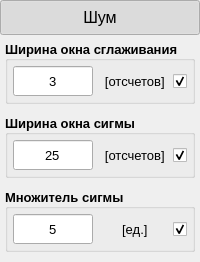
              <widget class="QWidget" name="widget_noise" native="true">
               <property name="enabled">
                <bool>true</bool>
               </property>
               <property name="sizePolicy">
                <sizepolicy hsizetype="Minimum" vsizetype="Fixed">
                 <horstretch>0</horstretch>
                 <verstretch>0</verstretch>
                </sizepolicy>
               </property>
               <property name="minimumSize">
                <size>
                 <width>0</width>
                 <height>0</height>
                </size>
               </property>
               <property name="styleSheet">
                <string notr="true"/>
               </property>
               <layout class="QVBoxLayout" name="layout_noise">
                <property name="spacing">
                 <number>0</number>
                </property>
                <property name="sizeConstraint">
                 <enum>QLayout::SetDefaultConstraint</enum>
                </property>
                <property name="leftMargin">
                 <number>0</number>
                </property>
                <property name="topMargin">
                 <number>0</number>
                </property>
                <property name="rightMargin">
                 <number>0</number>
                </property>
                <property name="bottomMargin">
                 <number>5</number>
                </property>
                <item>
                 <widget class="QWidget" name="widget_noise_header" native="true">
                  <property name="styleSheet">
                   <string notr="true"/>
                  </property>
                  <layout class="QHBoxLayout" name="layout_noise_header">
                   <property name="spacing">
                    <number>0</number>
                   </property>
                   <property name="leftMargin">
                    <number>0</number>
                   </property>
                   <property name="topMargin">
                    <number>0</number>
                   </property>
                   <property name="rightMargin">
                    <number>0</number>
                   </property>
                   <property name="bottomMargin">
                    <number>0</number>
                   </property>
                   <item>
                    <widget class="QPushButton" name="pushButton_noise_header">
                     <property name="sizePolicy">
                      <sizepolicy hsizetype="Minimum" vsizetype="Fixed">
                       <horstretch>0</horstretch>
                       <verstretch>0</verstretch>
                      </sizepolicy>
                     </property>
                     <property name="minimumSize">
                      <size>
                       <width>0</width>
                       <height>35</height>
                      </size>
                     </property>
                     <property name="maximumSize">
                      <size>
                       <width>16777215</width>
                       <height>35</height>
                      </size>
                     </property>
                     <property name="font">
                      <font>
                       <pointsize>12</pointsize>
                      </font>
                     </property>
                     <property name="cursor">
                      <cursorShape>PointingHandCursor</cursorShape>
                     </property>
                     <property name="accessibleDescription">
                      <string/>
                     </property>
                     <property name="layoutDirection">
                      <enum>Qt::LeftToRight</enum>
                     </property>
                     <property name="autoFillBackground">
                      <bool>false</bool>
                     </property>
                     <property name="styleSheet">
                      <string notr="true">QPushButton {
	/* задает иконку */
	background-image: url(:/menu_titles/resource/menu_titles/menu_noise_white_36dp.svg);
} 
</string>
                     </property>
                     <property name="text">
                      <string>Шум</string>
                     </property>
                     <property name="iconSize">
                      <size>
                       <width>0</width>
                       <height>0</height>
                      </size>
                     </property>
                     <property name="checkable">
                      <bool>true</bool>
                     </property>
                     <property name="checked">
                      <bool>true</bool>
                     </property>
                     <property name="autoRepeat">
                      <bool>false</bool>
                     </property>
                     <property name="autoExclusive">
                      <bool>false</bool>
                     </property>
                     <property name="default">
                      <bool>false</bool>
                     </property>
                     <property name="flat">
                      <bool>false</bool>
                     </property>
                    </widget>
                   </item>
                  </layout>
                 </widget>
                </item>
                <item>
                 <widget class="QWidget" name="widget_noise_body" native="true">
                  <property name="enabled">
                   <bool>true</bool>
                  </property>
                  <property name="styleSheet">
                   <string notr="true"/>
                  </property>
                  <layout class="QVBoxLayout" name="layout_noise_body" stretch="0,0,0">
                   <property name="spacing">
                    <number>10</number>
                   </property>
                   <property name="leftMargin">
                    <number>5</number>
                   </property>
                   <property name="topMargin">
                    <number>5</number>
                   </property>
                   <property name="rightMargin">
                    <number>5</number>
                   </property>
                   <property name="bottomMargin">
                    <number>5</number>
                   </property>
                   <item>
                    <widget class="QGroupBox" name="groupBox_smoothing">
                     <property name="minimumSize">
                      <size>
                       <width>0</width>
                       <height>50</height>
                      </size>
                     </property>
                     <property name="maximumSize">
                      <size>
                       <width>16777215</width>
                       <height>16777215</height>
                      </size>
                     </property>
                     <property name="sizeIncrement">
                      <size>
                       <width>0</width>
                       <height>0</height>
                      </size>
                     </property>
                     <property name="baseSize">
                      <size>
                       <width>0</width>
                       <height>0</height>
                      </size>
                     </property>
                     <property name="font">
                      <font>
                       <pointsize>10</pointsize>
                       <weight>75</weight>
                       <bold>true</bold>
                      </font>
                     </property>
                     <property name="cursor">
                      <cursorShape>ArrowCursor</cursorShape>
                     </property>
                     <property name="mouseTracking">
                      <bool>false</bool>
                     </property>
                     <property name="tabletTracking">
                      <bool>false</bool>
                     </property>
                     <property name="styleSheet">
                      <string notr="true"/>
                     </property>
                     <property name="title">
                      <string>Ширина окна сглаживания</string>
                     </property>
                     <property name="alignment">
                      <set>Qt::AlignLeading|Qt::AlignLeft|Qt::AlignVCenter</set>
                     </property>
                     <property name="flat">
                      <bool>true</bool>
                     </property>
                     <property name="checkable">
                      <bool>false</bool>
                     </property>
                     <layout class="QHBoxLayout" name="layout_smoothing">
                      <property name="spacing">
                       <number>0</number>
                      </property>
                      <property name="leftMargin">
                       <number>5</number>
                      </property>
                      <property name="topMargin">
                       <number>5</number>
                      </property>
                      <property name="rightMargin">
                       <number>5</number>
                      </property>
                      <property name="bottomMargin">
                       <number>5</number>
                      </property>
                      <item>
                       <widget class="QLineEdit" name="lineEdit_smoothing">
                        <property name="enabled">
                         <bool>true</bool>
                        </property>
                        <property name="sizePolicy">
                         <sizepolicy hsizetype="Expanding" vsizetype="Fixed">
                          <horstretch>0</horstretch>
                          <verstretch>0</verstretch>
                         </sizepolicy>
                        </property>
                        <property name="minimumSize">
                         <size>
                          <width>80</width>
                          <height>30</height>
                         </size>
                        </property>
                        <property name="maximumSize">
                         <size>
                          <width>80</width>
                          <height>30</height>
                         </size>
                        </property>
                        <property name="font">
                         <font>
                          <pointsize>10</pointsize>
                          <weight>50</weight>
                          <bold>false</bold>
                         </font>
                        </property>
                        <property name="styleSheet">
                         <string notr="true"/>
                        </property>
                        <property name="text">
                         <string notr="true">3</string>
                        </property>
                        <property name="maxLength">
                         <number>10</number>
                        </property>
                        <property name="alignment">
                         <set>Qt::AlignCenter</set>
                        </property>
                        <property name="dragEnabled">
                         <bool>false</bool>
                        </property>
                       </widget>
                      </item>
                      <item>
                       <widget class="QLabel" name="label_text_units_smoothing">
                        <property name="sizePolicy">
                         <sizepolicy hsizetype="Preferred" vsizetype="Preferred">
                          <horstretch>0</horstretch>
                          <verstretch>0</verstretch>
                         </sizepolicy>
                        </property>
                        <property name="minimumSize">
                         <size>
                          <width>0</width>
                          <height>30</height>
                         </size>
                        </property>
                        <property name="font">
                         <font>
                          <pointsize>10</pointsize>
                          <weight>50</weight>
                          <italic>false</italic>
                          <bold>false</bold>
                          <underline>false</underline>
                          <strikeout>false</strikeout>
                          <kerning>true</kerning>
                         </font>
                        </property>
                        <property name="autoFillBackground">
                         <bool>false</bool>
                        </property>
                        <property name="styleSheet">
                         <string notr="true"/>
                        </property>
                        <property name="text">
                         <string> [отсчетов]</string>
                        </property>
                        <property name="alignment">
                         <set>Qt::AlignCenter</set>
                        </property>
                        <property name="wordWrap">
                         <bool>false</bool>
                        </property>
                       </widget>
                      </item>
                      <item>
                       <widget class="QCheckBox" name="checkBox_status_smoothing">
                        <property name="enabled">
                         <bool>true</bool>
                        </property>
                        <property name="sizePolicy">
                         <sizepolicy hsizetype="Fixed" vsizetype="Fixed">
                          <horstretch>0</horstretch>
                          <verstretch>0</verstretch>
                         </sizepolicy>
                        </property>
                        <property name="minimumSize">
                         <size>
                          <width>0</width>
                          <height>30</height>
                         </size>
                        </property>
                        <property name="maximumSize">
                         <size>
                          <width>16777215</width>
                          <height>30</height>
                         </size>
                        </property>
                        <property name="whatsThis">
                         <string/>
                        </property>
                        <property name="accessibleName">
                         <string/>
                        </property>
                        <property name="accessibleDescription">
                         <string/>
                        </property>
                        <property name="styleSheet">
                         <string notr="true"/>
                        </property>
                        <property name="text">
                         <string/>
                        </property>
                        <property name="checked">
                         <bool>true</bool>
                        </property>
                        <property name="tristate">
                         <bool>false</bool>
                        </property>
                       </widget>
                      </item>
                     </layout>
                    </widget>
                   </item>
                   <item>
                    <widget class="QGroupBox" name="groupBox_sigma_window_width">
                     <property name="minimumSize">
                      <size>
                       <width>0</width>
                       <height>50</height>
                      </size>
                     </property>
                     <property name="maximumSize">
                      <size>
                       <width>16777215</width>
                       <height>16777215</height>
                      </size>
                     </property>
                     <property name="sizeIncrement">
                      <size>
                       <width>0</width>
                       <height>0</height>
                      </size>
                     </property>
                     <property name="baseSize">
                      <size>
                       <width>0</width>
                       <height>0</height>
                      </size>
                     </property>
                     <property name="font">
                      <font>
                       <pointsize>10</pointsize>
                       <weight>75</weight>
                       <bold>true</bold>
                      </font>
                     </property>
                     <property name="cursor">
                      <cursorShape>ArrowCursor</cursorShape>
                     </property>
                     <property name="mouseTracking">
                      <bool>false</bool>
                     </property>
                     <property name="tabletTracking">
                      <bool>false</bool>
                     </property>
                     <property name="styleSheet">
                      <string notr="true"/>
                     </property>
                     <property name="title">
                      <string>Ширина окна сигмы</string>
                     </property>
                     <property name="alignment">
                      <set>Qt::AlignLeading|Qt::AlignLeft|Qt::AlignVCenter</set>
                     </property>
                     <property name="flat">
                      <bool>true</bool>
                     </property>
                     <property name="checkable">
                      <bool>false</bool>
                     </property>
                     <layout class="QHBoxLayout" name="layout_sigma_window_width">
                      <property name="spacing">
                       <number>0</number>
                      </property>
                      <property name="leftMargin">
                       <number>5</number>
                      </property>
                      <property name="topMargin">
                       <number>5</number>
                      </property>
                      <property name="rightMargin">
                       <number>5</number>
                      </property>
                      <property name="bottomMargin">
                       <number>5</number>
                      </property>
                      <item>
                       <widget class="QLineEdit" name="lineEdit_smoothing_sigma_window_width">
                        <property name="enabled">
                         <bool>true</bool>
                        </property>
                        <property name="sizePolicy">
                         <sizepolicy hsizetype="Expanding" vsizetype="Fixed">
                          <horstretch>0</horstretch>
                          <verstretch>0</verstretch>
                         </sizepolicy>
                        </property>
                        <property name="minimumSize">
                         <size>
                          <width>80</width>
                          <height>30</height>
                         </size>
                        </property>
                        <property name="maximumSize">
                         <size>
                          <width>80</width>
                          <height>30</height>
                         </size>
                        </property>
                        <property name="font">
                         <font>
                          <pointsize>10</pointsize>
                          <weight>50</weight>
                          <bold>false</bold>
                         </font>
                        </property>
                        <property name="styleSheet">
                         <string notr="true"/>
                        </property>
                        <property name="text">
                         <string notr="true">25</string>
                        </property>
                        <property name="maxLength">
                         <number>10</number>
                        </property>
                        <property name="alignment">
                         <set>Qt::AlignCenter</set>
                        </property>
                        <property name="dragEnabled">
                         <bool>false</bool>
                        </property>
                       </widget>
                      </item>
                      <item>
                       <widget class="QLabel" name="label_text_units_sigma_window_width">
                        <property name="sizePolicy">
                         <sizepolicy hsizetype="Preferred" vsizetype="Preferred">
                          <horstretch>0</horstretch>
                          <verstretch>0</verstretch>
                         </sizepolicy>
                        </property>
                        <property name="minimumSize">
                         <size>
                          <width>0</width>
                          <height>30</height>
                         </size>
                        </property>
                        <property name="font">
                         <font>
                          <pointsize>10</pointsize>
                          <weight>50</weight>
                          <italic>false</italic>
                          <bold>false</bold>
                          <underline>false</underline>
                          <strikeout>false</strikeout>
                          <kerning>true</kerning>
                         </font>
                        </property>
                        <property name="autoFillBackground">
                         <bool>false</bool>
                        </property>
                        <property name="styleSheet">
                         <string notr="true"/>
                        </property>
                        <property name="text">
                         <string> [отсчетов]</string>
                        </property>
                        <property name="alignment">
                         <set>Qt::AlignCenter</set>
                        </property>
                        <property name="wordWrap">
                         <bool>false</bool>
                        </property>
                       </widget>
                      </item>
                      <item>
                       <widget class="QCheckBox" name="checkBox_status_sigma_window_width">
                        <property name="enabled">
                         <bool>true</bool>
                        </property>
                        <property name="sizePolicy">
                         <sizepolicy hsizetype="Fixed" vsizetype="Fixed">
                          <horstretch>0</horstretch>
                          <verstretch>0</verstretch>
                         </sizepolicy>
                        </property>
                        <property name="minimumSize">
                         <size>
                          <width>0</width>
                          <height>30</height>
                         </size>
                        </property>
                        <property name="maximumSize">
                         <size>
                          <width>16777215</width>
                          <height>30</height>
                         </size>
                        </property>
                        <property name="whatsThis">
                         <string/>
                        </property>
                        <property name="accessibleName">
                         <string/>
                        </property>
                        <property name="accessibleDescription">
                         <string/>
                        </property>
                        <property name="styleSheet">
                         <string notr="true"/>
                        </property>
                        <property name="text">
                         <string/>
                        </property>
                        <property name="checked">
                         <bool>true</bool>
                        </property>
                        <property name="tristate">
                         <bool>false</bool>
                        </property>
                       </widget>
                      </item>
                     </layout>
                    </widget>
                   </item>
                   <item>
                    <widget class="QGroupBox" name="groupBox_sigma_multiplier">
                     <property name="minimumSize">
                      <size>
                       <width>0</width>
                       <height>50</height>
                      </size>
                     </property>
                     <property name="maximumSize">
                      <size>
                       <width>16777215</width>
                       <height>16777215</height>
                      </size>
                     </property>
                     <property name="sizeIncrement">
                      <size>
                       <width>0</width>
                       <height>0</height>
                      </size>
                     </property>
                     <property name="baseSize">
                      <size>
                       <width>0</width>
                       <height>0</height>
                      </size>
                     </property>
                     <property name="font">
                      <font>
                       <pointsize>10</pointsize>
                       <weight>75</weight>
                       <bold>true</bold>
                      </font>
                     </property>
                     <property name="cursor">
                      <cursorShape>ArrowCursor</cursorShape>
                     </property>
                     <property name="mouseTracking">
                      <bool>false</bool>
                     </property>
                     <property name="tabletTracking">
                      <bool>false</bool>
                     </property>
                     <property name="styleSheet">
                      <string notr="true"/>
                     </property>
                     <property name="title">
                      <string>Множитель сигмы</string>
                     </property>
                     <property name="alignment">
                      <set>Qt::AlignLeading|Qt::AlignLeft|Qt::AlignVCenter</set>
                     </property>
                     <property name="flat">
                      <bool>true</bool>
                     </property>
                     <property name="checkable">
                      <bool>false</bool>
                     </property>
                     <layout class="QHBoxLayout" name="layout_sigma_multiplier">
                      <property name="spacing">
                       <number>0</number>
                      </property>
                      <property name="leftMargin">
                       <number>5</number>
                      </property>
                      <property name="topMargin">
                       <number>5</number>
                      </property>
                      <property name="rightMargin">
                       <number>5</number>
                      </property>
                      <property name="bottomMargin">
                       <number>5</number>
                      </property>
                      <item>
                       <widget class="QLineEdit" name="lineEdit_sigma_multiplier">
                        <property name="enabled">
                         <bool>true</bool>
                        </property>
                        <property name="sizePolicy">
                         <sizepolicy hsizetype="Expanding" vsizetype="Fixed">
                          <horstretch>0</horstretch>
                          <verstretch>0</verstretch>
                         </sizepolicy>
                        </property>
                        <property name="minimumSize">
                         <size>
                          <width>80</width>
                          <height>30</height>
                         </size>
                        </property>
                        <property name="maximumSize">
                         <size>
                          <width>80</width>
                          <height>30</height>
                         </size>
                        </property>
                        <property name="font">
                         <font>
                          <pointsize>10</pointsize>
                          <weight>50</weight>
                          <bold>false</bold>
                         </font>
                        </property>
                        <property name="styleSheet">
                         <string notr="true"/>
                        </property>
                        <property name="text">
                         <string notr="true">5</string>
                        </property>
                        <property name="maxLength">
                         <number>10</number>
                        </property>
                        <property name="alignment">
                         <set>Qt::AlignCenter</set>
                        </property>
                        <property name="dragEnabled">
                         <bool>false</bool>
                        </property>
                       </widget>
                      </item>
                      <item>
                       <widget class="QLabel" name="label_text_units_sigma_multiplier">
                        <property name="sizePolicy">
                         <sizepolicy hsizetype="Preferred" vsizetype="Preferred">
                          <horstretch>0</horstretch>
                          <verstretch>0</verstretch>
                         </sizepolicy>
                        </property>
                        <property name="minimumSize">
                         <size>
                          <width>0</width>
                          <height>30</height>
                         </size>
                        </property>
                        <property name="font">
                         <font>
                          <pointsize>10</pointsize>
                          <weight>50</weight>
                          <italic>false</italic>
                          <bold>false</bold>
                          <underline>false</underline>
                          <strikeout>false</strikeout>
                          <kerning>true</kerning>
                         </font>
                        </property>
                        <property name="autoFillBackground">
                         <bool>false</bool>
                        </property>
                        <property name="styleSheet">
                         <string notr="true"/>
                        </property>
                        <property name="text">
                         <string> [ед.]</string>
                        </property>
                        <property name="alignment">
                         <set>Qt::AlignCenter</set>
                        </property>
                        <property name="wordWrap">
                         <bool>false</bool>
                        </property>
                       </widget>
                      </item>
                      <item>
                       <widget class="QCheckBox" name="checkBox_status_sigma_multiplier">
                        <property name="enabled">
                         <bool>true</bool>
                        </property>
                        <property name="sizePolicy">
                         <sizepolicy hsizetype="Fixed" vsizetype="Fixed">
                          <horstretch>0</horstretch>
                          <verstretch>0</verstretch>
                         </sizepolicy>
                        </property>
                        <property name="minimumSize">
                         <size>
                          <width>0</width>
                          <height>30</height>
                         </size>
                        </property>
                        <property name="maximumSize">
                         <size>
                          <width>16777215</width>
                          <height>30</height>
                         </size>
                        </property>
                        <property name="whatsThis">
                         <string/>
                        </property>
                        <property name="accessibleName">
                         <string/>
                        </property>
                        <property name="accessibleDescription">
                         <string/>
                        </property>
                        <property name="styleSheet">
                         <string notr="true"/>
                        </property>
                        <property name="text">
                         <string/>
                        </property>
                        <property name="checked">
                         <bool>true</bool>
                        </property>
                        <property name="tristate">
                         <bool>false</bool>
                        </property>
                       </widget>
                      </item>
                     </layout>
                    </widget>
                   </item>
                  </layout>
                 </widget>
                </item>
               </layout>
              </widget>
